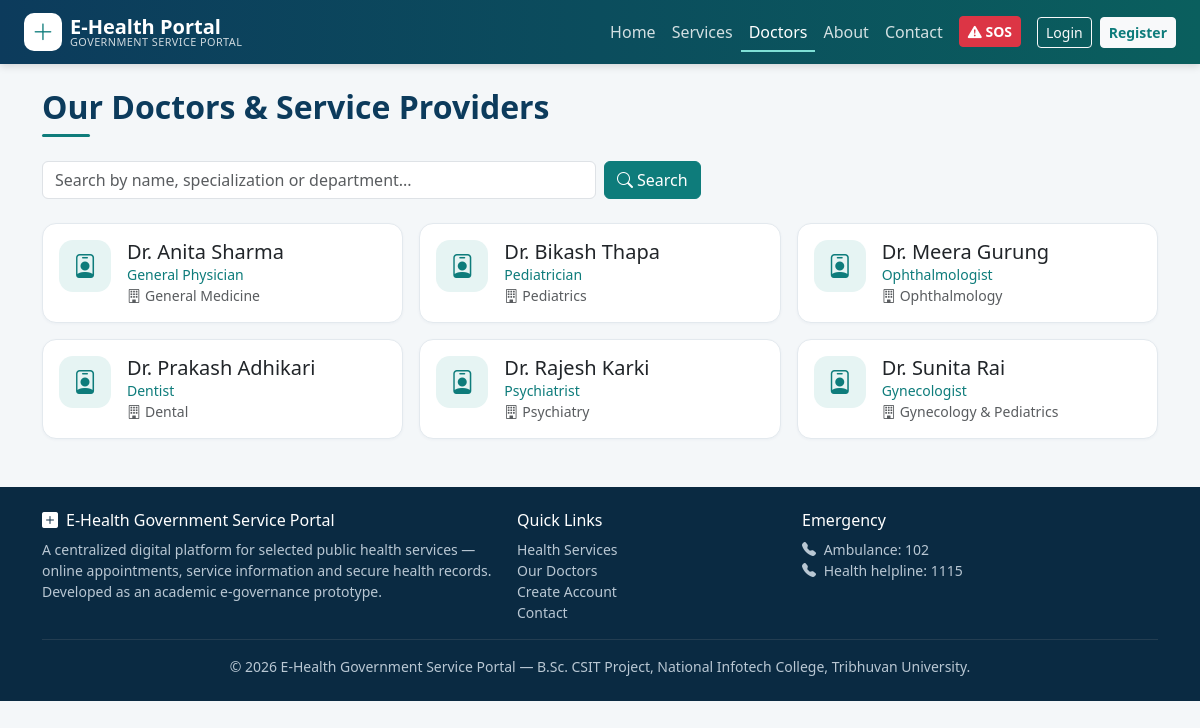
The app's page /doctors.php with its own data.
### tables this page shows
CREATE TABLE doctors (
  doctor_id      INT UNSIGNED AUTO_INCREMENT PRIMARY KEY,
  user_id        INT UNSIGNED DEFAULT NULL UNIQUE,
  name           VARCHAR(100) NOT NULL,
  specialization VARCHAR(100) NOT NULL,
  department     VARCHAR(80)  NOT NULL,
  contact        VARCHAR(20)  DEFAULT NULL,
  status         ENUM('active','inactive') NOT NULL DEFAULT 'active',
  created_at     TIMESTAMP DEFAULT CURRENT_TIMESTAMP,
  CONSTRAINT fk_doc_user FOREIGN KEY (user_id) REFERENCES users(user_id) ON DELETE SET NULL
);

### includes/functions.php (called while the page is built, shortened)
<?php
require_once __DIR__ . '/db.php';
function e($v): string { return htmlspecialchars((string)$v, ENT_QUOTES, 'UTF-8'); }
function get(string $k, string $default = ''): string { return trim((string)($_GET[$k] ?? $default)); }

### includes/db.php (called while the page is built, shortened)
<?php
function db(): PDO
{
    static $pdo = null;
    if ($pdo === null) {
        try {
            $dsn = 'mysql:host=' . DB_HOST . ';port=' . DB_PORT . ';dbname=' . DB_NAME . ';charset=utf8mb4';
            $pdo = new PDO($dsn, DB_USER, DB_PASS, [
                PDO::ATTR_ERRMODE            => PDO::ERRMODE_EXCEPTION,
                PDO::ATTR_DEFAULT_FETCH_MODE => PDO::FETCH_ASSOC,
                PDO::ATTR_EMULATE_PREPARES   => false,
            ]);
            $pdo->exec("SET time_zone = '+05:45'");
        } catch (PDOException $e) {
            http_response_code(500);
            die('<div style="font-family:sans-serif;max-width:600px;margin:60px auto;padding:20px;border:1px solid #f5c2c7;background:#f8d7da;border-radius:8px">'
              . '<h3>Database connection failed</h3><p>Please make sure <b>MySQL is running in XAMPP</b> and that you imported '
              . '<code>database/ehealth_db.sql</code>. Check the credentials in <code>config/config.php</code>.</p></div>');
        }
    }
    return $pdo;
}
function q(string $sql, array $params = []): PDOStatement
{
    $st = db()->prepare($sql);
    $st->execute($params);
    return $st;
}
function fetch_all(string $sql, array $params = []): array { return q($sql, $params)->fetchAll(); }

### doctors.php (the view, shortened to what this page needs)
<?php
require_once __DIR__ . '/includes/layout.php';
$search = get('q');
$where = "status='active'"; $params = [];
$doctors = fetch_all("SELECT * FROM doctors WHERE $where ORDER BY name", $params);
?>
<div class="container mt-4">
  <h1 class="section-title h2 mb-4">Our Doctors &amp; Service Providers</h1>
  <form class="row g-2 mb-4" method="get">
    <div class="col-md-6"><input class="form-control" name="q" value="<?= e($search) ?>" placeholder="Search by name, specialization or department..."></div>
    <div class="col-md-3"><button class="btn btn-teal"><i class="bi bi-search me-1"></i>Search</button></div>
  </form>
  <div class="row g-3">
    <?php foreach ($doctors as $d): ?>
      <div class="col-md-6 col-lg-4">
        <div class="card svc-card"><div class="card-body d-flex gap-3">
          <span class="icon-circle flex-shrink-0"><i class="bi bi-person-badge"></i></span>
          <div>
            <h5 class="mb-0"><?= e($d['name']) ?></h5>
            <div class="text-teal small"><?= e($d['specialization']) ?></div>
            <div class="text-muted small"><i class="bi bi-building me-1"></i><?= e($d['department']) ?></div>
          </div>
        </div></div>
      </div>
    <?php endforeach; ?>
  </div>
</div>

### assets/css/style.css (style rules this page uses)
:root { --navy:#0c3b5c; --teal:#0e7c7b; --teal-dark:#0a5f5e; --mint:#e6f4f3; --ink:#1e2a35; --muted:#6b7a88; --line:#e3e9ee; --bg:#f4f7f9; }
body { background:var(--bg);color:var(--ink);font-family:system-ui,-apple-system,"Segoe UI",Roboto,"Helvetica Neue",Arial,sans-serif; }
.text-teal { color:var(--teal)!important }
.section-title { font-weight:700;color:var(--navy) }
.section-title:after { content:"";display:block;width:48px;height:3px;background:var(--teal);margin-top:8px;border-radius:2px }
.card { border:1px solid var(--line);border-radius:14px;box-shadow:0 1px 3px rgba(12,59,92,.04) }
.svc-card { transition:transform .15s,box-shadow .15s;height:100% }
.icon-circle { width:52px;height:52px;border-radius:14px;background:var(--mint);color:var(--teal);display:inline-flex;align-items:center;justify-content:center;font-size:1.5rem }
.btn-teal { background:var(--teal);border-color:var(--teal);color:#fff }

### records on screen
doctors: name "Dr. Anita Sharma", specialization "General Physician", department "General Medicine"
doctors: name "Dr. Bikash Thapa", specialization "Pediatrician", department "Pediatrics"
doctors: name "Dr. Meera Gurung", specialization "Ophthalmologist", department "Ophthalmology"
doctors: name "Dr. Prakash Adhikari", specialization "Dentist", department "Dental"
doctors: name "Dr. Rajesh Karki", specialization "Psychiatrist", department "Psychiatry"
doctors: name "Dr. Sunita Rai", specialization "Gynecologist", department "Gynecology & Pediatrics"

### other values on screen
APP_NAME "E-Health Government Service Portal"
